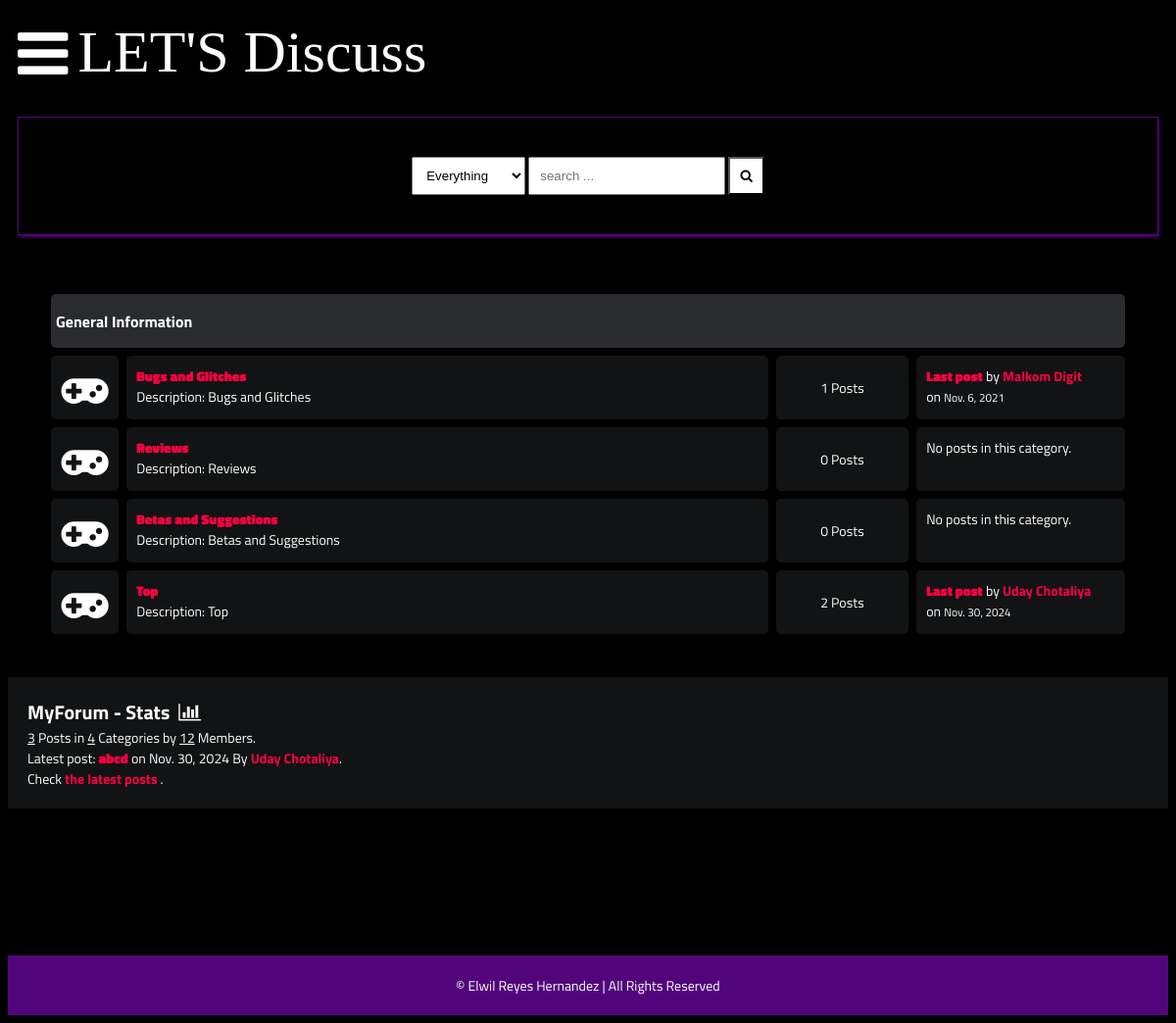
Before: / with the older database file.
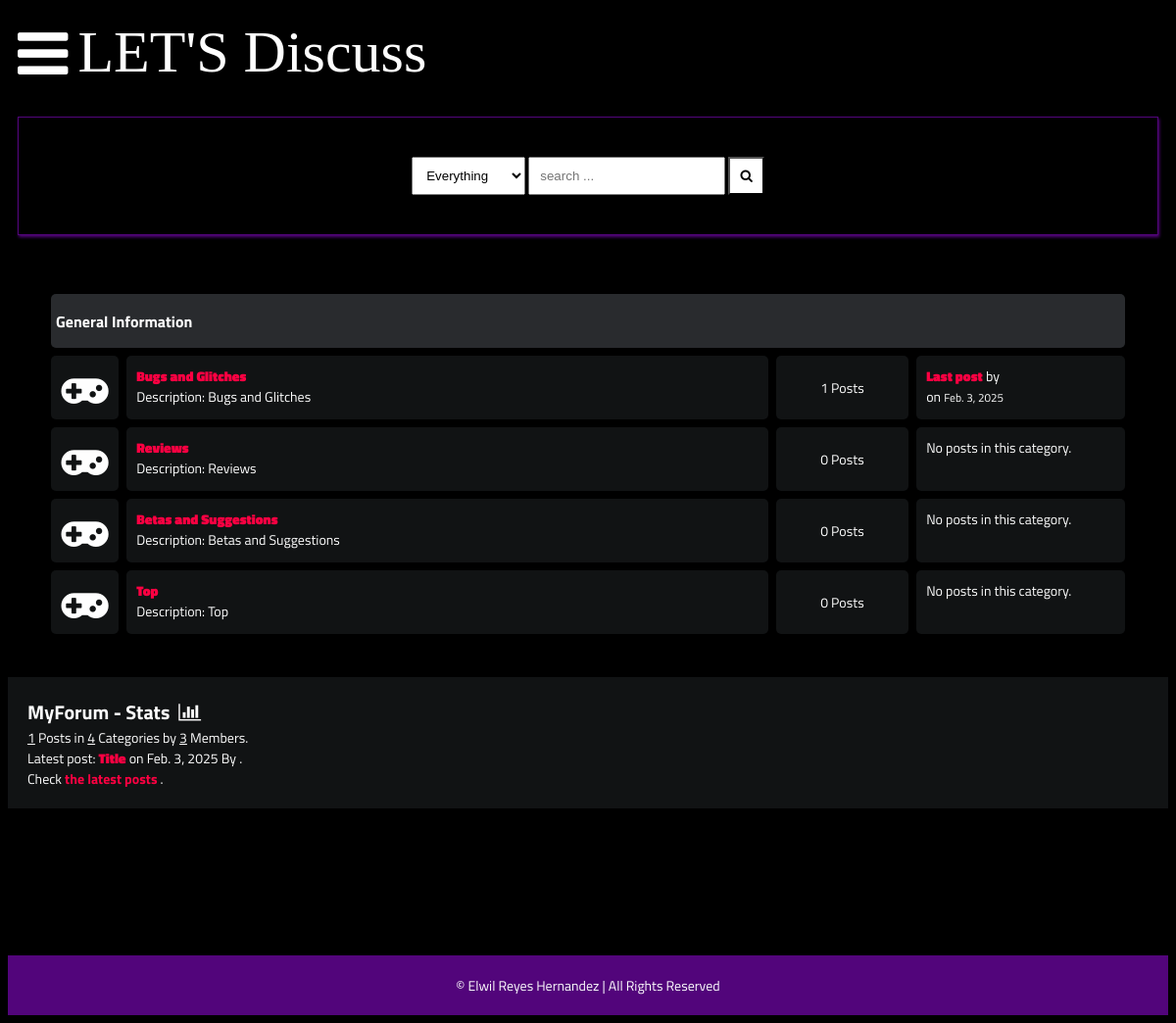
After: the same page with the newer database file.
### main/models.py (models this page shows, shortened)
class Category(models.Model):
    title = models.CharField(max_length=50)
    slug = models.SlugField(max_length=400, unique=True, blank=True)
    description = models.TextField(default="description")
    class Meta:
        verbose_name_plural = "categories"
    def get_url(self):
        return reverse("posts", kwargs={
            "slug":self.slug
        })
    @property
    def num_posts(self):
        return Post.objects.filter(categories=self).count()
    @property
    def last_post(self):
        return Post.objects.filter(categories=self).latest("date")

class Post(models.Model):
    title = models.CharField(max_length=400)
    slug = models.SlugField(max_length=400, unique=True, blank=True)
    user = models.ForeignKey(Author, on_delete=models.CASCADE)
    content = HTMLField()
    categories = models.ManyToManyField(Category)
    date = models.DateTimeField(auto_now_add=True)
    approved = models.BooleanField(default=False)
    hit_count_generic = GenericRelation(HitCount, object_id_field='object_pk',
        related_query_name='hit_count_generic_relation'
    )
    tags = TaggableManager()
    comments = models.ManyToManyField(Comment, blank=True)
    closed = models.BooleanField(default=False)
    state = models.CharField(max_length=40, default="zero")
    def get_url(self):
        return reverse("detail", kwargs={
            "slug":self.slug
        })

class Author(models.Model):
    user = models.ForeignKey(User, on_delete=models.CASCADE)
    fullname = models.CharField(max_length=40, blank=True)
    slug = slug = models.SlugField(max_length=400, unique=True, blank=True, default="")
    bio = HTMLField(null=True, blank=True)
    points = models.IntegerField(default=0)
    profile_pic = ResizedImageField(size=[50, 80], quality=100, upload_to="authors", default="user.jpg", null=True, blank=True)

### main/views.py (the view)
# urls.py: path("", home, name="home"),
def home(request):
    forums = Category.objects.all()
    num_posts = Post.objects.all().count()
    num_users = User.objects.all().count()
    num_categories = forums.count()
    try:
        last_post = Post.objects.latest("date")
    except:
        last_post = []
    context = {
        "forums":forums,
        "num_posts":num_posts,
        "num_users":num_users,
        "num_categories":num_categories,
        "last_post":last_post,
        "title": "OZONE forum app"
    }
    return render(request, "forums.html", context)

### main/context_processors.py (called while the page is built, shortened)
def searchFunction(request):
    search_context = {}
    posts = Post.objects.all()
    return search_context

### templates/forums.html
{% extends 'base.html' %}
{% block content %}
    <div class="container">
        <div class="subforum">
            {% if forums %}
                <div class="subforum-title">
                    <h1>General Information</h1>
                </div>
                {% for forum in forums %}
                    <div class="subforum-row">
                        <div class="subforum-icon subforum-column center">
                            <i class="fa fa-gamepad"></i>
                        </div>
                        <div class="subforum-description subforum-column">
                            <h4><a href="{{forum.get_url}}">{{forum.title}}</a></h4>
                            <p>Description: {{forum.description}} </p>
                        </div>
                        <div class="subforum-stats subforum-column center">
                            <span>{{forum.num_posts}} Posts</span>
                        </div>
                        <div class="subforum-info subforum-column">
                            {% if forum.last_post %}
                                <b><a href="{{forum.last_post.get_url}}">Last post</a></b> by <a href="">{{forum.last_post.user.fullname|title}}</a>
                                <br>on <small>{{forum.last_post.date|date}}</small>
                            {% else %}
                                <span>No posts in this category.</span>
                            {% endif %}
                        </div>
                    </div>
                {% endfor %}
            {% else %}
                <div class="subforum-title">
                    <h1><i class="fa fa-frown-o"></i>&nbsp;you have no posts yet.</h1>
                </div>
            {% endif %}
        </div>
    </div>
    <div class="forum-info">
        <div class="chart">
            MyForum - Stats &nbsp;<i class="fa fa-bar-chart"></i>
        </div>
        <span><u>{{num_posts}}</u> Posts in <u>{{num_categories}}</u> Categories by <u>{{num_users}}</u> Members.</span><br>
        {% if forums %}
            <span>Latest post: <b><a href="{{last_post.get_url}}">{{last_post.title}}</a></b> on {{last_post.date|date}} By <a href="">{{last_post.user.fullname|title}}</a></span>.<br>
            <span>Check <a href="{% url 'latest_posts' %}">the latest posts</a> .</span><br>
        {% endif %}
    </div>
    {% endblock content %}

### templates/base.html (shortened to what this page needs)
{% load static %}
<!DOCTYPE html>
<html lang="en">
<head>
    <link rel="stylesheet" href="{% static 'style.css' %}">
    <link rel="stylesheet" href="{% static 'css/forms.css' %}">
    <link rel="stylesheet" href="https://cdnjs.cloudflare.com/ajax/libs/font-awesome/4.7.0/css/font-awesome.min.css">
</head>
<body>
    <header>
        <div class="navbar">
            <a class="bar-icon" id="iconBar" onclick="hideIconBar()"><i class="fa fa-bars"></i></a>
            <div class="brand">LET'S Discuss</div>
        </div>
                <form action="{% url 'search_result' %}" role="form" method="GET">
                <div class="search-box">
                    <div>
                        <select name="search-box" id="">
                            <option value="Everything">Everything</option>
                        </select>
                        <input type="text" name="q" placeholder="search ...">
                        <button type="submit" name="search"><i class="fa fa-search"></i></button>
                    </div>
                </div>
                </form>
    </header>
    {% block content %}
    {% endblock content %}
    <footer>
        <span>&copy;  Elwil Reyes Hernandez | All Rights Reserved</span>
    </footer>
</body>
</html>

### static/style.css (style rules this page uses)
* { box-sizing: border-box; }
html { font-size: 14px; font-family: 'Titillium Web', sans-serif; background-color:rgb(0,0,0); color:#FEFEFE; }
a { color:#FF0042; font-weight: bolder; text-decoration: none; }
h1 { font-size:16px; font-weight: bolder; }
.container { margin: 20px; padding: 20px; }
.subforum { margin-top:20px; }
.subforum-title { background-color:#292B2E; padding: 5px; border-radius: 5px; margin:4px; }
.subforum-row { display: grid; grid-template-columns: 7% 60% 13% 20%; }
.subforum-column { padding: 10px; margin:4px; border-radius: 5px; background-color:#111314; }
.subforum-description * { margin-block: 0; }
.center { display: flex; justify-content: center; align-items: center; }
.subforum-icon i { font-size: 45px; }
header { margin-inline: 10px; }
.navbar { display:flex; align-items: center; }
.bar-icon { font-size: 60px; display: inline-block; margin-right:10px; color: #fff; cursor: pointer; }
.brand { font-size:60px; display: inline-block; font-family:aquire; }
.search-box { border: solid 1px #52057b; margin-top: 20px; padding: 40px; display:flex; justify-content: center; box-shadow:1px 2px 3px #52057b; }
.search-box select { padding: 10px; }
.search-box input { padding: 10px; }
.search-box button { padding: 10px; background-color:#fff; color:#000000; }
.forum-info { padding: 20px; background-color: #111314; }
.chart { font-size:20px; font-weight:bold; }
footer { margin-top: 20px; padding: 20px; background-color: #52057b; display: block; text-align: center; }

Changed rows visible on the page:
removed Post: title "abcd", date "Nov. 30, 2024", user.fullname "Uday Chotaliya"
shown differently, row unchanged: Category "Bugs and Glitches": last_post "Nov. 6, 2021" → "Feb. 3, 2025"; last_post.user.fullname "Malkom Digit" → (not shown)
shown differently, row unchanged: Category "Top": num_posts "2" → "0"; last_post.user.fullname "Uday Chotaliya" → (not shown); last_post "Nov. 30, 2024" → (not shown); text "Last post by on" → "No posts in this category."
added Post: title "Title", date "Feb. 3, 2025"
Other visible differences:
{{ num_posts }}: "3" → "1"
{{ num_users }}: "12" → "3"
